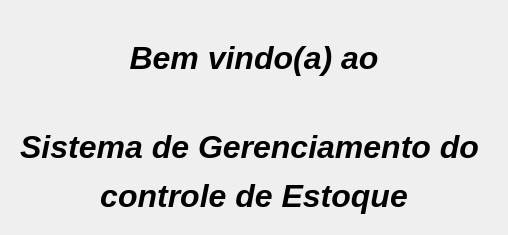
         <widget class="QWidget" name="home_pag">
          <property name="sizePolicy">
           <sizepolicy hsizetype="Expanding" vsizetype="Expanding">
            <horstretch>0</horstretch>
            <verstretch>0</verstretch>
           </sizepolicy>
          </property>
          <layout class="QGridLayout" name="gridLayout_3">
           <item row="0" column="0">
            <widget class="QFrame" name="frame">
             <property name="sizePolicy">
              <sizepolicy hsizetype="Expanding" vsizetype="Expanding">
               <horstretch>0</horstretch>
               <verstretch>0</verstretch>
              </sizepolicy>
             </property>
             <property name="maximumSize">
              <size>
               <width>16777215</width>
               <height>16777215</height>
              </size>
             </property>
             <property name="frameShape">
              <enum>QFrame::NoFrame</enum>
             </property>
             <property name="frameShadow">
              <enum>QFrame::Raised</enum>
             </property>
             <layout class="QGridLayout" name="gridLayout_4">
              <item row="0" column="0">
               <widget class="QLabel" name="label_imagem_sistema">
                <property name="sizePolicy">
                 <sizepolicy hsizetype="Expanding" vsizetype="Expanding">
                  <horstretch>0</horstretch>
                  <verstretch>0</verstretch>
                 </sizepolicy>
                </property>
                <property name="maximumSize">
                 <size>
                  <width>251</width>
                  <height>161</height>
                 </size>
                </property>
                <property name="baseSize">
                 <size>
                  <width>0</width>
                  <height>0</height>
                 </size>
                </property>
                <property name="focusPolicy">
                 <enum>Qt::NoFocus</enum>
                </property>
                <property name="text">
                 <string/>
                </property>
                <property name="pixmap">
                 <pixmap>Projeto ERP/54206.cur</pixmap>
                </property>
                <property name="scaledContents">
                 <bool>true</bool>
                </property>
                <property name="alignment">
                 <set>Qt::AlignRight|Qt::AlignTrailing|Qt::AlignVCenter</set>
                </property>
                <property name="wordWrap">
                 <bool>false</bool>
                </property>
                <property name="margin">
                 <number>1</number>
                </property>
                <property name="indent">
                 <number>-2</number>
                </property>
                <property name="openExternalLinks">
                 <bool>false</bool>
                </property>
               </widget>
              </item>
              <item row="1" column="0">
               <widget class="QLabel" name="label_bem_vindo">
                <property name="sizePolicy">
                 <sizepolicy hsizetype="Expanding" vsizetype="Expanding">
                  <horstretch>0</horstretch>
                  <verstretch>0</verstretch>
                 </sizepolicy>
                </property>
                <property name="maximumSize">
                 <size>
                  <width>502</width>
                  <height>234</height>
                 </size>
                </property>
                <property name="text">
                 <string>&lt;html&gt;&lt;head/&gt;&lt;body&gt;&lt;p align=&quot;center&quot;&gt;&lt;span style=&quot; font-size:24pt; font-weight:600; font-style:italic;&quot;&gt;Bem vindo(a) ao&lt;/span&gt;&lt;/p&gt;&lt;p align=&quot;center&quot;&gt;&lt;br/&gt;&lt;/p&gt;&lt;p align=&quot;center&quot;&gt;&lt;span style=&quot; font-size:24pt; font-weight:600; font-style:italic;&quot;&gt;Sistema de Gerenciamento do &lt;/span&gt;&lt;/p&gt;&lt;p align=&quot;center&quot;&gt;&lt;span style=&quot; font-size:24pt; font-weight:600; font-style:italic;&quot;&gt;controle de Estoque&lt;/span&gt;&lt;/p&gt;&lt;/body&gt;&lt;/html&gt;</string>
                </property>
                <property name="alignment">
                 <set>Qt::AlignCenter</set>
                </property>
               </widget>
              </item>
             </layout>
            </widget>
           </item>
          </layout>
         </widget>
